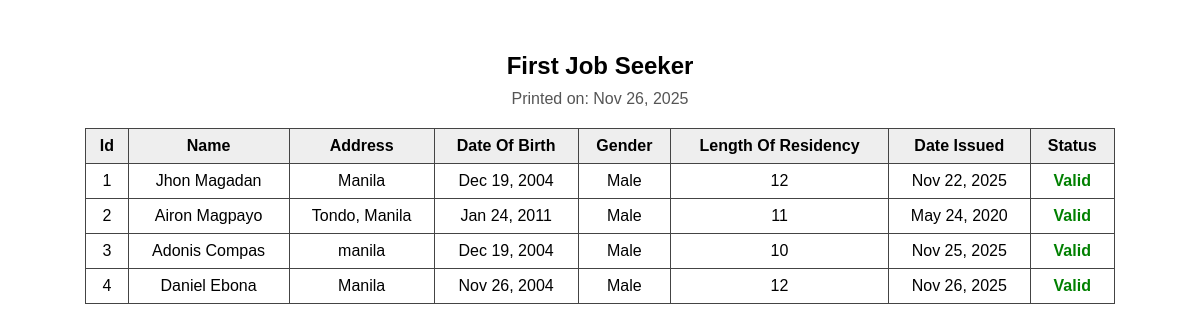
The page /print?rtype=firstjob on the database its author committed.
### models.py (models this page shows)
class FirstJobSeeker(db.Model):
    id = db.Column(db.Integer, primary_key=True)
    name = db.Column(db.String(200), nullable=False)
    address = db.Column(db.String(300))
    date_of_birth = db.Column(db.Date)
    gender = db.Column(db.String(20))
    length_of_residency = db.Column(db.Integer)
    date_issued = db.Column(db.Date)

### app.py (the view, shortened to what this page needs)
    @app.route("/print")
    def print_view():
        rtype = request.args.get("rtype")
        month = request.args.get("month")
        year = request.args.get("year")
        mapping = {"barangay_id":(BarangayID,"Barangay ID"),"clearance":(Clearance,"Clearance"),"indigency":(Indigency,"Indigency"),"goodmoral":(GoodMoral,"Good Moral"),"firstjob":(FirstJobSeeker,"First Job Seeker")}
        if rtype not in mapping:
            flash("Invalid print type","danger")
            return redirect(url_for("index"))
        Model,title = mapping[rtype]
        qry = Model.query
        if month and year and "date_issued" in Model.__table__.columns.keys():
            qry = qry.filter(db.func.strftime("%m",Model.date_issued)==f"{int(month):02d}",db.func.strftime("%Y",Model.date_issued)==year)
        records_orm = qry.order_by(Model.id.asc()).all()
        today=datetime.utcnow().date()
        for r in records_orm:
            if hasattr(r,"date_issued") and r.date_issued:
                months=12 if "business" in (getattr(r,"purpose","") or "").lower() else 6
                expiry=r.date_issued + timedelta(days=30*months)
                if hasattr(r,"status"): r.status="Expired" if today>expiry else "Valid"
        records=[row_to_dict(r,Model) for r in records_orm]
        return render_template("printable.html",records=records,title=title,month=month,year=year)

### app.py (called while the page is built)
def column_is_date(col):
    return "DATE" in str(col.type).upper() or col.type.__class__.__name__.lower().startswith("date")

def model_columns(Model):
    return [c for c in Model.__table__.columns]

def row_to_dict(row, Model):
    out = {}
    for c in model_columns(Model):
        val = getattr(row, c.name)
        if isinstance(val, datetime):
            out[c.name] = val.date().isoformat()
        elif hasattr(val, "isoformat") and column_is_date(c) and val is not None:
            try:
                out[c.name] = val.isoformat()
            except:
                out[c.name] = str(val)
        else:
            out[c.name] = val
    return out

### templates/printable.html (shortened to what this page needs)
<!doctype html>
<html>
<head>
</head>
<body>
<h3>
    {{ title }}
</h3>
<p class="print-date">Printed on: <span id="printDate"></span></p>
{% set months = ['Jan','Feb','Mar','Apr','May','Jun','Jul','Aug','Sep','Oct','Nov','Dec'] %}
{% if records and records|length > 0 %}
    <table>
        <thead>
            <tr>
                {% for key in records[0].keys() if key != 'status' %}
                    <th>{{ key.replace('_', ' ').title() }}</th>
                {% endfor %}
                <th>Status</th>
            </tr>
        </thead>
        <tbody>
        {% for r in records %}
            <tr>
                {% for key, value in r.items() if key != 'status' %}
                    <td>
                        {% if value is string and value|length == 10 and value[4] == '-' and value[7] == '-' %}
                            {% set y = value[0:4] %}
                            {% set m = value[5:7]|int %}
                            {% set d = value[8:10]|int %}
                            {{ months[m-1] }} {{ d }}, {{ y }}
                        {% else %}
                            {{ value }}
                        {% endif %}
                    </td>
                {% endfor %}
                <td>
                    {% if r.status == "Expired" %}
                        <span style="color:red;font-weight:bold;">Expired</span>
                    {% else %}
                        <span style="color:green;font-weight:bold;">Valid</span>
                    {% endif %}
                </td>
            </tr>
        {% endfor %}
        </tbody>
    </table>
{% else %}
    <p>No records found.</p>
{% endif %}
</body>
</html>

### templates/printable.html (style rules this page uses)
body { font-family: Arial, sans-serif; padding: 20px; text-align: center; font-size: 16px; }
h3 { margin-bottom: 10px; font-size: 24px; }
p.print-date { margin-top: 0; margin-bottom: 20px; font-size: 16px; color: #555; }
table { border-collapse: collapse; width: 90%; margin: 0 auto; font-size: 16px; page-break-inside: auto; }
th, td { border: 1px solid #444; padding: 8px 10px; }
th { background: #eee; }
thead { display: table-header-group; }
tr { page-break-inside: avoid; page-break-after: auto; }

### rows shown on the page
FirstJobSeeker: value "1" "12", name "Jhon Magadan", address "Manila", months "Dec" "Nov", d "19" "22", y "2004" "2025", gender "Male"
FirstJobSeeker: value "2" "11", name "Airon Magpayo", address "Tondo, Manila", months "Jan" "May", d "24" "24", y "2011" "2020", gender "Male"
FirstJobSeeker: value "3" "10", name "Adonis Compas", address "manila", months "Dec" "Nov", d "19" "25", y "2004" "2025", gender "Male"
FirstJobSeeker: value "4" "12", name "Daniel Ebona", address "Manila", months "Nov" "Nov", d "26" "26", y "2004" "2025", gender "Male"

### other values the page prints
{{ title }} "First Job Seeker"
{{ key.replace('_', ' ').title() }} "Id" "Name" "Address" "Date Of Birth" "Gender" "Length Of Residency" "Date Issued"
